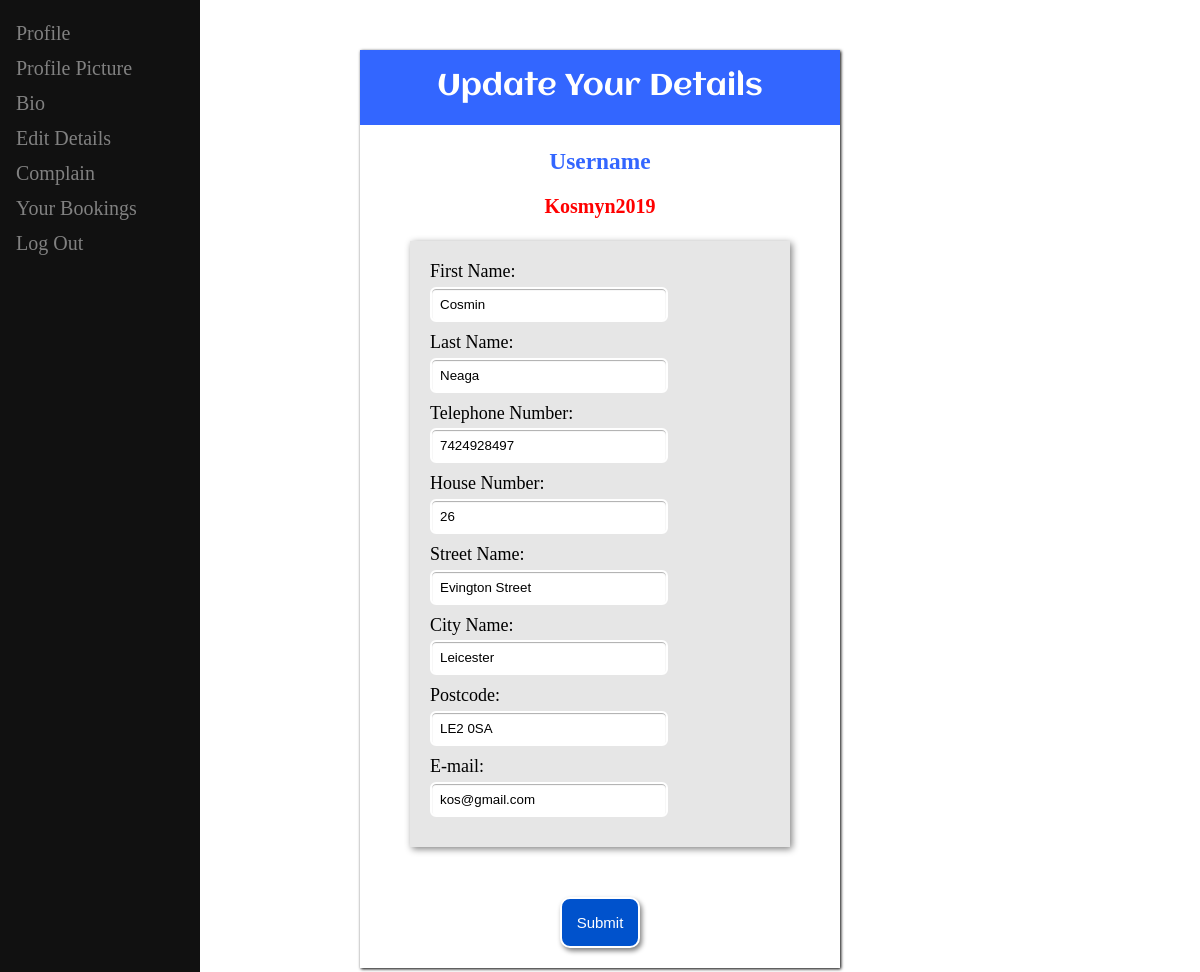
Page /user/user_details_edit_form.php (signed in) on the committed database.
### tables this page shows
CREATE TABLE `users` (
  `id` smallint(6) NOT NULL AUTO_INCREMENT,
  `fname` varchar(50) NOT NULL,
  `lname` varchar(50) NOT NULL,
  `imageType` varchar(255) NOT NULL,
  `imageData` longblob NOT NULL,
  `age` int(5) NOT NULL,
  `tel` bigint(20) NOT NULL,
  `gender` varchar(10) NOT NULL,
  `houseno` int(10) NOT NULL,
  `street` varchar(100) NOT NULL,
  `city` varchar(100) NOT NULL,
  `postcode` varchar(50) NOT NULL,
  `username` varchar(50) NOT NULL,
  `email` varchar(50) NOT NULL,
  `password` varchar(100) NOT NULL,
  `bio` longtext NOT NULL,
  PRIMARY KEY (`id`)
);

### user/user_details_edit_form.php (the view, shortened to what this page needs)
<?php
require("../connection/dbConnection.php");
$query = "SELECT * FROM `users` WHERE `username` = '".$_SESSION["username"]."' ";
$result = mysqli_query($connection,$query);
while($row = mysqli_fetch_assoc($result))
{
	$ID = $row['id'];
	$fname = $row['fname'];
	$lname = $row['lname'];
	$tel = $row['tel'];
	$houseno = $row['houseno'];
	$street = $row['street'];
	$city = $row['city'];
	$postcode = $row['postcode'];
	$username = $row['username'];
	$email = $row['email'];
}
?>
<!DOCTYPE html>
<html>
<head>
	<link rel="stylesheet" href="../styles/style.css">
</head>
<body>
	<?php include("sidenav.php"); ?>
	<div class="form-centered">
		<div class="form">
	        <div class="form-title">
	            Update Your Details
	        </div>
	    	<form method="POST" action="user_update_file.php?ID=<?php echo $ID ?>">
	                    <div class="label">
	                        <h3 style="text-align: center;">Username<p style="color: red; font-size: 20px;"><?php echo $username ?></p></h3>
	                    </div>
	            <div class="inner">
	                    <label>First Name:<input type="text" name="fname" value="<?php echo $fname ?>"></label>
	                    <label>Last Name:<input type="text" name="lname" value="<?php echo $lname ?>"></label>
	                    <label>Telephone Number:<input type="text" name="telephone" value="<?php echo $tel ?>"></label>
	                    <label>House Number:<input type="text" name="houseno" value="<?php echo $houseno ?>"></label>
	                    <label>Street Name:<input type="text" name="street" value="<?php echo $street?>"></label>
	                    <label>City Name:<input type="text" name="city" value="<?php echo $city ?>"></label>
	                    <label>Postcode:<input type="text" name="postcode" value="<?php echo $postcode ?>"></label>
	                    <label>E-mail:<input type="text" name="email" value="<?php echo $email ?>"></label>
	            </div>
		        <div class="button">
		            <input type="submit" name="update_user_details" value="Submit">
		        </div>
	        </form>
	    </div>
	</div>
</body>
</html>

### styles/style.css (style rules this page uses)
* { box-sizing:border-box; }
html { line-height: 1.15; -ms-text-size-adjust: 100%; -webkit-text-size-adjust: 100%; }
body { margin:0; padding:0; width: 100%; height: auto; font-family: "Times New Roman", Times, serif; -o-font-family: "Times New Roman", Times, serif; -webkit-font-family: "Times New Roman", Times, serif; }
.form-centered { text-align: center; }
.form { margin-top: 50px; display: inline-block; width: 40%; height: auto; overflow: auto; box-shadow: 1px 1px 3px black; background-color: #ffffff; }
.form .form-title { background-color: #3366ff; font-size: 30px; font-family: aclonica; padding: 20px; color: white; display: block; }
.form .label { font-size: 20px; margin: 15px; color: #3366ff; text-align: left; }
.form .label p { font-size: 25px; text-align: center; color: black; }
.form .inner { background-color: #e6e6e6; margin: 10px 50px 30px 50px; padding: 20px; box-shadow: 2px 2px 7px gray; text-align: left; }
.form input[type="submit"] { background-color: #0052cc; padding: 15px; border-radius: 10px; color: white; font-size: 15px; box-shadow: 2px 3px 5px gray; border: 2px solid white; cursor: pointer; }
.form input[type="file"], .form input[type="text"], .form input[type="date"], .form input[type="datetime"], .form input[type="email"], .form input[type="number"], .form input[type="search"], .form input[type="time"], .form input[type="url"], .form input[type="password"], .form textarea, .form select { display: block; box-sizing: border-box; -webkit-box-sizing: border-box; -moz-box-sizing: border-box; width: 70%; margin: 5px 5px 10px 0; padding: 8px; border-radius: 6px; -webkit-border-radius:6px; -moz-border-radius:6px; border: 2px solid #fff; box-shadow: inset 0px 1px 1px rgba(0, 0, 0, 0.33); -moz-box-shadow: inset 0px 1px 1px rgba(0, 0, 0, 0.33); -webkit-box-shadow: inset 0px 1px 1px rgba(0, 0, 0, 0.33); }
.form .inner label { font-size: 18px; }
.form .button { padding: 20px; }

### rows in the picture
users: username "Kosmyn2019", fname "Cosmin", lname "Neaga", telephone "7424928497", houseno "26", street "Evington Street", city "Leicester", postcode "LE2 0SA", email "kos@gmail.com"
